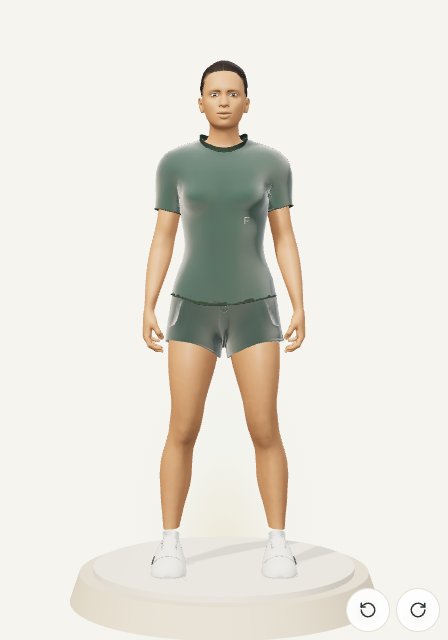
#> input picture docs/hero3d-clothing/f-athletic-base.png, 448 x 640 px, given in place of f-average-base.png, which was not available
$ python review_sheet.py
#> lines starting #> are read from the running program, lines starting #| are printed output that depends on the picture
"""Lay out actual browser screenshots without retouching the characters or item renders.
Run after e2e/hero-clothing.spec.ts. Pillow is also used by the GLB texture packer.
"""
from pathlib import Path
from PIL import Image, ImageDraw, ImageFont

ROOT = Path(__file__).resolve().parents[2]
OUT = ROOT / 'docs/hero3d-clothing'
ITEMS = ROOT / 'web/public/hero3d/items'
FONT = Path('/usr/share/fonts/truetype/dejavu/DejaVuSans.ttf')


def font(size):
    return ImageFont.truetype(str(FONT), size) if FONT.exists() else ImageFont.load_default(size=size)


canvas = Image.new('RGB', (1140, 730), '#eee7d8')
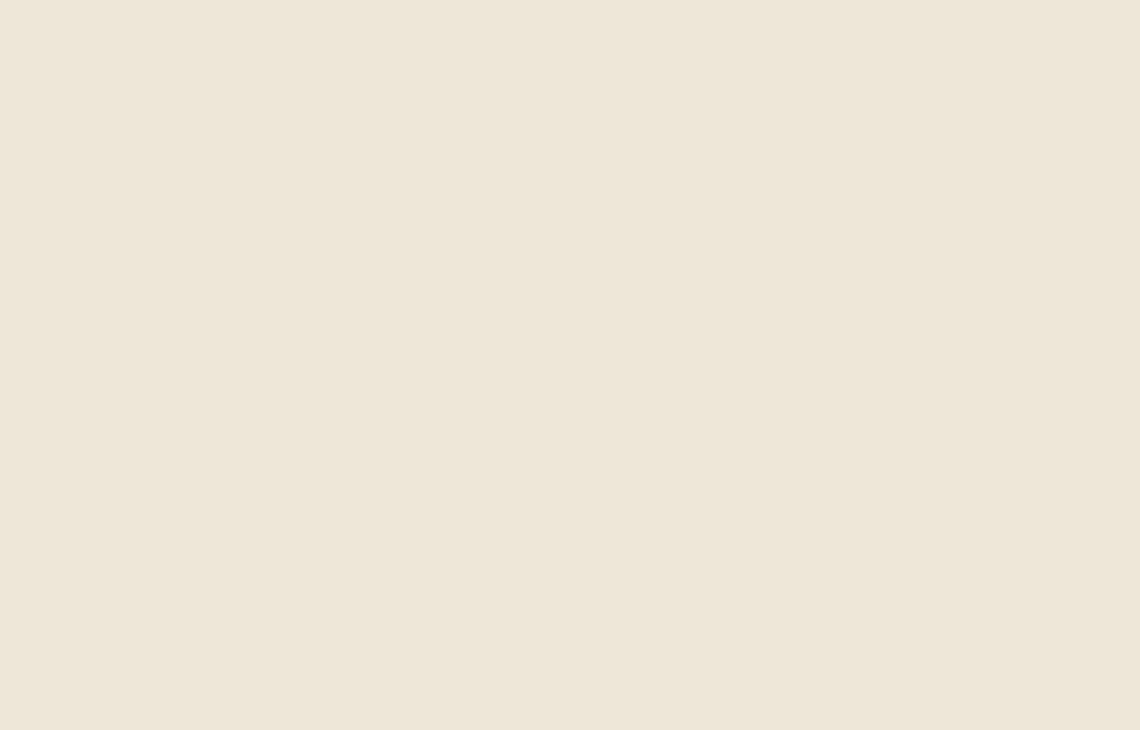
#> canvas: PIL image 1140x730 RGB; mean R, G, B 238, 231, 216
draw = ImageDraw.Draw(canvas)
for i, (name, label) in enumerate([
    ('f-average-base', 'Basisavatar'),
    ('f-average-equipped', 'Dezelfde avatar uitgerust'),
    ('f-average-champion', 'Kampioensoutfit'),
]):
    picture = Image.open(OUT / (name + '.png')).convert('RGB')
#> picture is the input picture: PIL image 448x640 RGB; mean R, G, B 230.4, 226.5, 217.4
    picture.thumbnail((350, 520))
#> picture: PIL image 350x500 RGB
    canvas.paste(picture, (i * 380 + (380 - picture.width) // 2, 50))
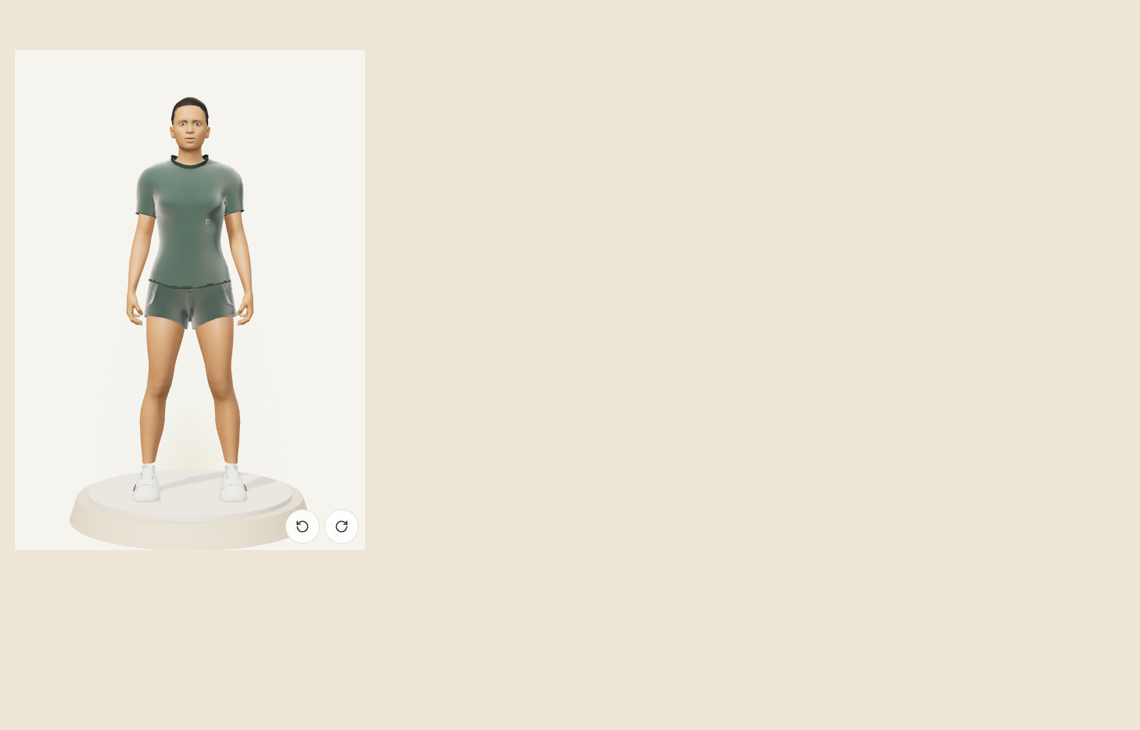
#> canvas: PIL image 1140x730 RGB; mean R, G, B 236.4, 230.1, 216.3
    draw.text((i * 380 + 20, 15), label, fill='#28382e', font=font(23))
#> pass 2 of the loop `for i, (name, label) in enumerate([`:
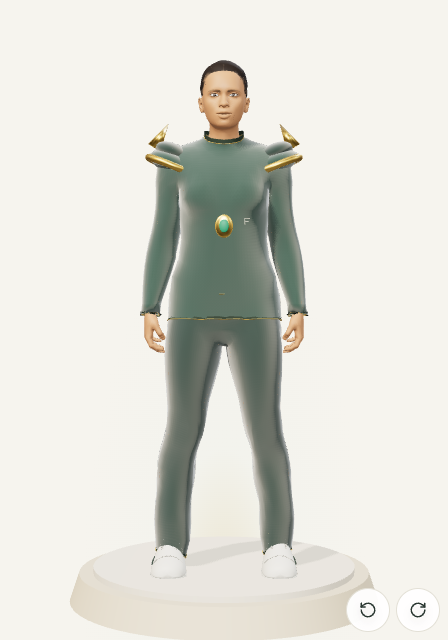
#> input picture docs/hero3d-clothing/f-athletic-champion.png, 448 x 640 px, given in place of f-average-equipped.png, which was not available
#> picture is the input picture: PIL image 448x640 RGB; mean R, G, B 222.3, 221.8, 214
#> picture: PIL image 350x500 RGB
#> `canvas.paste(picture, (i * 380 + (380 - picture.width) // 2, 50))`:
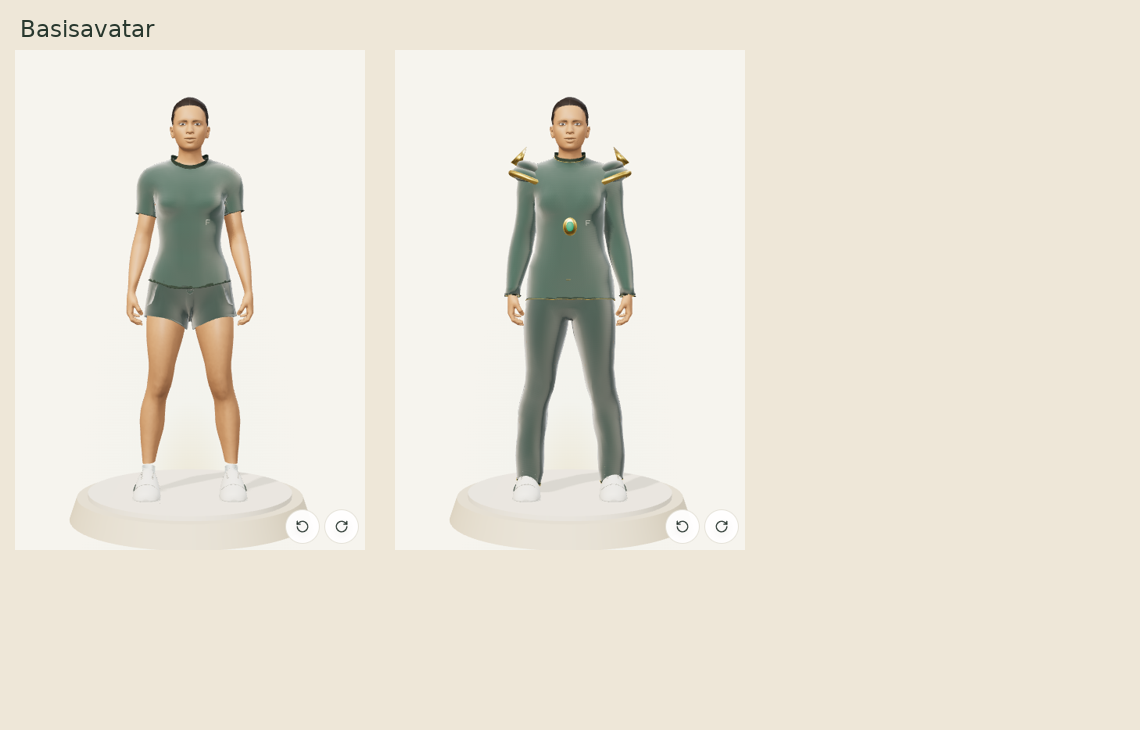
#> canvas: PIL image 1140x730 RGB; mean R, G, B 232.9, 228, 215.7
for i, key in enumerate(['crown', 'gold_shoes', 'headphones', 'tracksuit', 'gloves', 'balance_shoes']):
#> (the run stopped early here; a loop or call above may not have finished)
